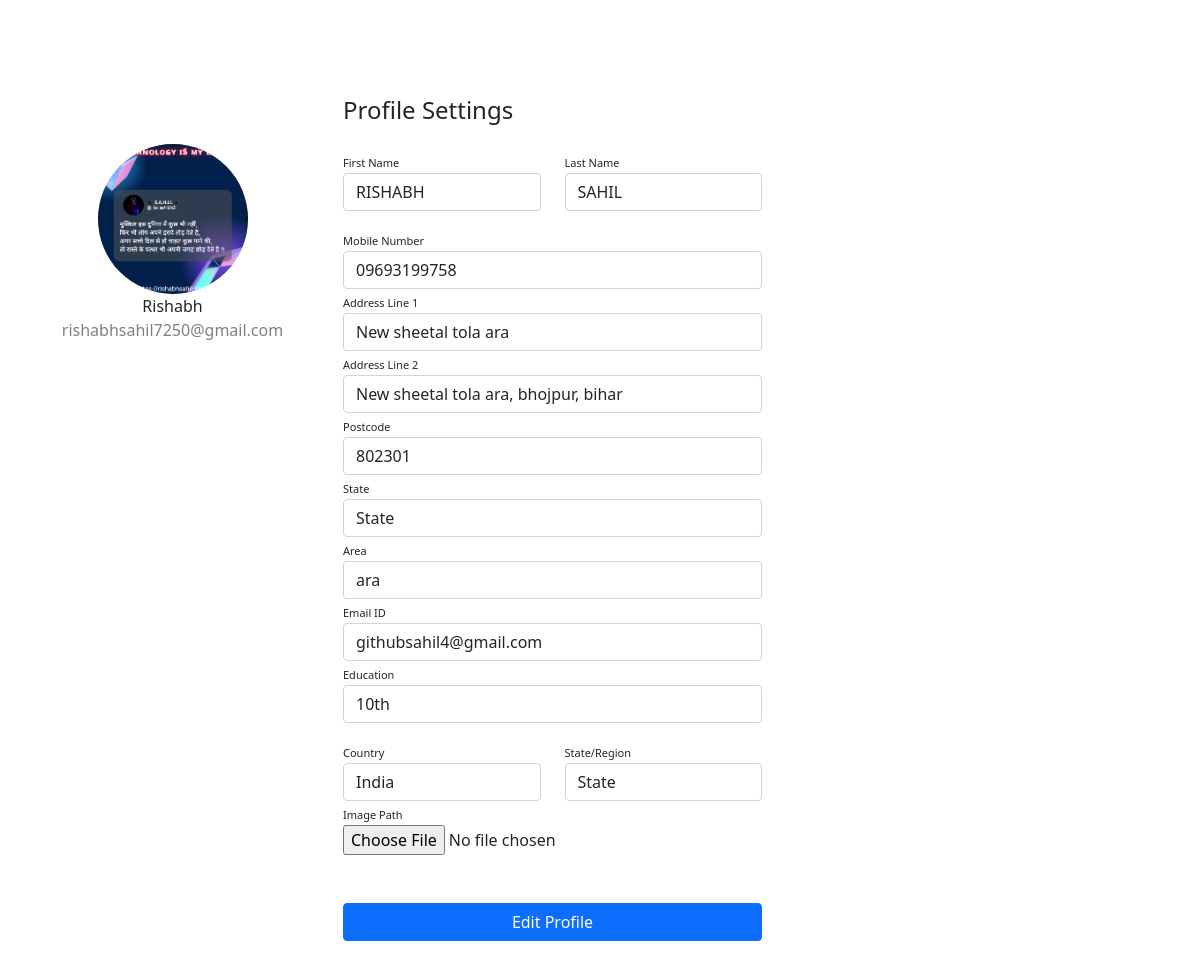
The page /profile (signed in) on the database its author committed.
### store/models.py (models this page shows, shortened)
class UserProfile(models.Model):
    user = models.ForeignKey(User, on_delete=models.CASCADE)
    first_name = models.CharField(max_length=100)
    surname = models.CharField(max_length=100)
    mobile_number = models.CharField(max_length=15)
    address_line1 = models.CharField(max_length=255)
    address_line2 = models.CharField(max_length=255)
    postcode = models.CharField(max_length=20)
    state = models.CharField(max_length=100)
    area = models.CharField(max_length=100)
    email = models.EmailField(max_length=100)
    education = models.CharField(max_length=100)
    country = models.CharField(max_length=100)
    state_region = models.CharField(max_length=100)
    image = models.ImageField(upload_to='static/images', default='static/images/ico_def.png')

### store/views.py (the view)
# urls.py: path('profile', views.profile, name='profile'),
def profile(request):
    try:
        if request.user.is_authenticated:
            user_profile = UserProfile.objects.get(user=request.user)
            f_name = user_profile.first_name
            l_name = user_profile.surname
            email = user_profile.email
            address_line1 = user_profile.address_line1
            address_line2 = user_profile.address_line2
            mobile = user_profile.mobile_number
            postcode = user_profile.postcode
            state = user_profile.state
            area = user_profile.area
            region = user_profile.state_region
            edu = user_profile.education
            cont = user_profile.country
            img = user_profile.image
            context = {
                'f_name': f_name,
                'l_name': l_name,
                'email': email,
                'address_line1': address_line1,
                'address_line2': address_line2,
                'mobile': mobile,
                'pcode': postcode,
                'state': state,
                'area': area,
                'region': region,
                'edu': edu,
                'cont': cont,
                'image': img,
                'display': 'block',
                'url': 'profileedit',
                'btntxt': 'Edit Profile',
                'display2': 'none',
            }
            return render(request, 'userinfo.html', context)
        else:
            return redirect('login')
    except UserProfile.DoesNotExist:
        return redirect('create')

### store/templates/userinfo.html (shortened to what this page needs)
<!DOCTYPE html>
<html lang="en">
<head>
        <link rel="stylesheet" href="static/styles/profile.css">
        <link rel="stylesheet" href="https://cdn.jsdelivr.net/npm/bootstrap@5.0.0-alpha1/dist/css/bootstrap.min.css">
        <link rel="stylesheet"
                href="https://cdn.jsdelivr.net/npm/bootstrap@5.0.0-alpha1/dist/js/bootstrap.bundle.min.js">
        <link rel="stylesheet" href="https://cdnjs.cloudflare.com/ajax/libs/jquery/3.2.1/jquery.min.js">
</head>
<body>
        <div class="container rounded bg-white mt-5 mb-5">
                <div class="row">
                        <div class="col-md-3 border-right">
                                <div class="d-flex flex-column align-items-center text-center p-3 py-5"><a href="/"><img
                                                class="rounded-circle mt-5" width="150px" src="{{image}}"></a><span
                                                class="font-weight-bold">{{request.user.username}}</span><span
                                                class="text-black-50">{{request.user.email}}</span>
                                </div>
                        </div>
                        <div class="col-md-5 border-right">
                                <div class="p-3 py-5">
                                        <div class="d-flex justify-content-between align-items-center mb-3">
                                                <h4 class="text-right">Profile Settings</h4>
                                        </div>
                                        <form action="/profileedit" method="POST" enctype="multipart/form-data">
                                                <div class="row mt-2">
                                                        <div class="col-md-6"><label class="labels">First
                                                                        Name</label><input type="text" name="fname"
                                                                        class="form-control" placeholder="First Name"
                                                                        value="{{f_name}}"></div>
                                                        <div class="col-md-6"><label class="labels">Last
                                                                        Name</label><input type="text" name="lname"
                                                                        class="form-control" value="{{l_name}}"
                                                                        placeholder="Last Name"></div>
                                                </div>
                                                <div class="row mt-3">
                                                        <div class="col-md-12"><label class="labels">Mobile
                                                                        Number</label><input type="text" name="mobile"
                                                                        class="form-control" placeholder="Phone Number"
                                                                        value="{{mobile}}"></div>
                                                        <div class="col-md-12"><label class="labels">Address Line
                                                                        1</label><input type="text" name="ad1"
                                                                        class="form-control"
                                                                        placeholder="Enter Address Line 1"
                                                                        value="{{address_line1}}"></div>
                                                        <div class="col-md-12"><label class="labels">Address Line
                                                                        2</label><input type="text" name="ad2"
                                                                        class="form-control"
                                                                        placeholder="Enter Address Line 2"
                                                                        value="{{address_line2}}"></div>
                                                        <div class="col-md-12"><label
                                                                        class="labels">Postcode</label><input
                                                                        type="text" name="postcode" class="form-control"
                                                                        placeholder="Enter Postcode" value="{{pcode}}">
                                                        </div>
                                                        <div class="col-md-12"><label class="labels">State</label><input
                                                                        type="text" name="state" class="form-control"
                                                                        placeholder="Enter State" value="{{state}}">
                                                        </div>
                                                        <div class="col-md-12"><label class="labels">Area</label><input
                                                                        type="text" name="area" class="form-control"
                                                                        placeholder="Enter Area" value="{{area}}"></div>
                                                        <div class="col-md-12"><label class="labels">Email
                                                                        ID</label><input type="text" name="email"
                                                                        class="form-control"
                                                                        placeholder="Enter Email id" value="{{email}}">
                                                        </div>
                                                        <div class="col-md-12"><label
                                                                        class="labels">Education</label><input
                                                                        type="text" name="edu" class="form-control"
                                                                        placeholder="Education" value="{{edu}}"></div>
                                                </div>
                                                <div class="row mt-3">
                                                        <div class="col-md-6"><label
                                                                        class="labels">Country</label><input type="text"
                                                                        name="cont" class="form-control"
                                                                        placeholder="Country" value="{{cont}}"></div>
                                                        <div class="col-md-6"><label
                                                                        class="labels">State/Region</label><input
                                                                        type="text" name="region" class="form-control"
                                                                        value="{{region}}" placeholder="State/Region">
                                                        </div>
                                                        <div class="col-md-6"><label class="labels">Image
                                                                        Path</label><input id="file-upload" type="file"
                                                                        name="imagepath" style="display: block;">
                                                        </div>
                                                </div>
                                                <div class="mt-5 text-center">
                                                                <a href="{{url}}" class="btn btn-primary profile-button my-2"  style="display: {{ display }};">{{btntxt}}</a></div>
                                        </form>
                                </div>
                        </div>
                </div>
        </div>
</body>
</html>

### store/static/styles/profile.css (style rules this page uses)
body { background: rgb(99, 39, 120) }
.profile-button { background: rgb(99, 39, 120); box-shadow: none; border: none }
.labels { font-size: 11px }

### rows shown on the page
UserProfile: image (picture), fname "RISHABH", lname "SAHIL", mobile "09693199758", ad1 "New sheetal tola ara", ad2 "New sheetal tola ara, bhojpur, bihar", postcode "802301", state "State", area "ara", email "githubsahil4@gmail.com", edu "10th", cont "India", region "State"

### other values the page prints
{{ request.user.username }} "Rishabh"
{{ request.user.email }} "rishabhsahil7250@gmail.com"
{{ btntxt }} "Edit Profile"
